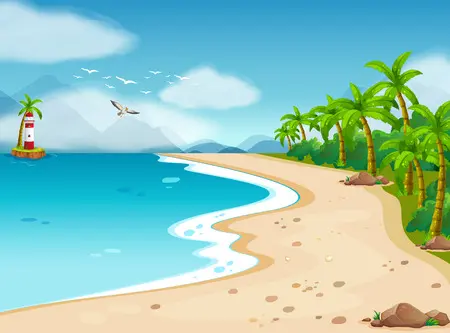
#> input picture itsohk.png, 450 x 333 px
$ python exp9.py
#> lines starting #> are read from the running program, lines starting #| are printed output that depends on the picture

# Experiment no: 09
import numpy as np
import cv2
path = 'itsohk.png'
image = cv2.imread(path, -1)
#> image is the input picture: shape (333, 450, 3); mean B, G, R 188.2, 199.7, 148.6
# Preprocessing the Image
img = cv2.cvtColor(image,cv2.COLOR_BGR2RGB)
twoDimage = img.reshape((-1,3))
twoDimage = np.float32(twoDimage)
# Defining Parameters
criteria = (cv2.TERM_CRITERIA_EPS + cv2.TERM_CRITERIA_MAX_ITER, 10, 1.0)
K = 2
attempts=10
# Apply K-Means
ret,label,center=cv2.kmeans(twoDimage,K,None,criteria,attempts,cv2.KMEANS_PP_CENTERS)
#> ret = 862163654.4; center = [[211.7, 224, 209.4], [76.49, 171.8, 164]]
center = np.uint8(center)
#> center = [[211, 224, 209], [76, 171, 164]]
res = center[label.flatten()]
result_image = res.reshape((img.shape))
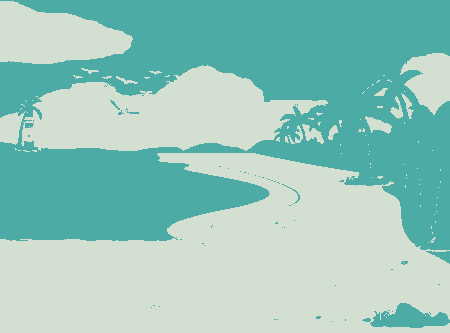
#> result_image: shape (333, 450, 3); mean R, G, B 148, 199.2, 188
#combined_img = cv2.hconcat([image, result_image])
# Image Show
cv2.imshow("Orginal Image", image)
cv2.imshow('Segmented image', result_image)
#cv2.imshow('Segmenteds image', combined_img)
cv2.waitKey(0)
# closing all open windows
cv2.destroyAllWindows()
